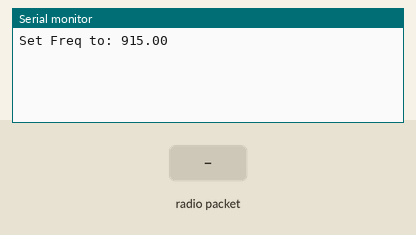
This sketch was run on a simulated Arduino Uno, built with avr-gcc and run on an emulated ATmega328P. On the bench: the last lines printed to the serial monitor. Inputs (shaded band) come from the test bench. No radio packets arrive unless stated.

Above: at 1.2 s.
1.3 s: radio packet "1" arrives
At 1.7 s:
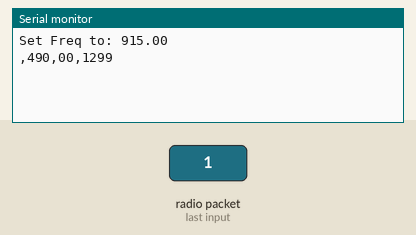
2.8 s: radio packet "0" arrives
At 4.0 s:
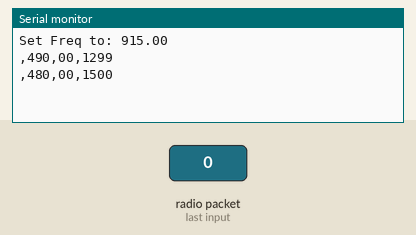
4.3 s: radio packet "2" arrives
At 5.2 s:
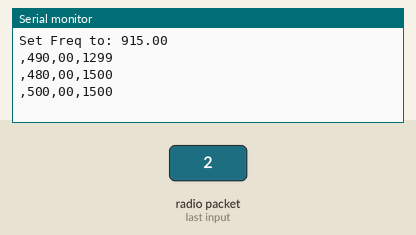

Measured:
- after the input at 1.3 s, the serial monitor: prints a new line at once (image 1)
- after the input at 2.8 s, the serial monitor: prints a new line at once (image 2)
- after the input at 4.3 s, the serial monitor: prints a new line at once (image 3)

The sketch:

Test_Server.ino
```cpp
#include <SPI.h>
#include <RH_RF95.h>
// Singleton instance of the radio driver
//RH_RF95 rf95;
//RH_RF95 rf95(5, 2); // Rocket Scream Mini Ultra Pro with the RFM95W
RH_RF95 rf95(8, 3); // Adafruit Feather M0 with RFM95

int led = 13;
// Must match RX's freq!
#define RF95_FREQ 915.0
void setup()
{
  // Rocket Scream Mini Ultra Pro with the RFM95W only:
  // Ensure serial flash is not interfering with radio communication on SPI bus
//  pinMode(4, OUTPUT);
//  digitalWrite(4, HIGH);
  Serial.begin(9600);
  while (!Serial) ; // Wait for serial port to be available
  if (!rf95.init())
    Serial.println("init failed");
  // Defaults after init are 434.0MHz, 13dBm, Bw = 125 kHz, Cr = 4/5, Sf = 128chips/symbol, CRC on
  // The default transmitter power is 13dBm, using PA_BOOST.
  // If you are using RFM95/96/97/98 modules which uses the PA_BOOST transmitter pin, then
  // you can set transmitter powers from 5 to 23 dBm:
  rf95.setTxPower(23, false);
  // Defaults after init are 434.0MHz, modulation GFSK_Rb250Fd250, +13dbM
  if (!rf95.setFrequency(RF95_FREQ)) {
    Serial.println("setFrequency failed");
    while (1);
  }
  Serial.print("Set Freq to: "); Serial.println(RF95_FREQ);
}

long previousTime = 0;
void loop()
{
  if (rf95.available())
  {
    // Should be a message for us now
    uint8_t buf[RH_RF95_MAX_MESSAGE_LEN];
    uint8_t len = sizeof(buf);
    if (rf95.recv(buf, &len))
    {
      //digitalWrite(led, HIGH);
//      Serial.print("got request: ");
      Serial.print(",");
      Serial.print(buf[0]);
      Serial.print(buf[1]);
      Serial.print(",");
      Serial.print(buf[2]);
      Serial.print(buf[3]);
      Serial.print(",");
      Serial.println(millis()-previousTime);
      previousTime = millis();
//      Serial.print("RSSI: ");
//      Serial.println(rf95.lastRssi(), DEC);

    }
    else
    {
      Serial.println("recv failed");
    }
  }
}
```
